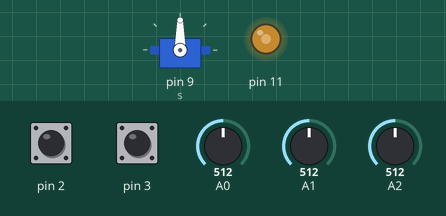
The sketch below on a simulated Arduino Uno, built with avr-gcc and run on an emulated ATmega328P. On the bench: servo, output pins drawn as LEDs (lit = HIGH). The test bench sets the inputs (shaded band); at power-on: A0 = 512, A2 = 512, A1 = 512, pin 3 HIGH, pin 2 HIGH.

Above: at 1.2 s.
1.3 s: A0 set to 716
At 2.7 s:
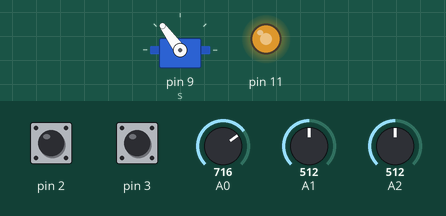
4.3 s: A2 set to 306
7.3 s: A0 set to 122
At 7.9 s:
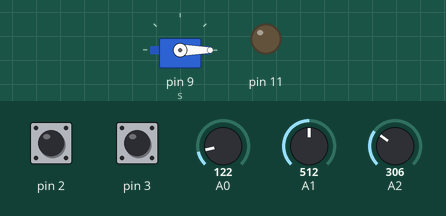
10.3 s: A1 set to 306
13.3 s: pin 3 pulled LOW for 3.2 s
At 14.19 s:
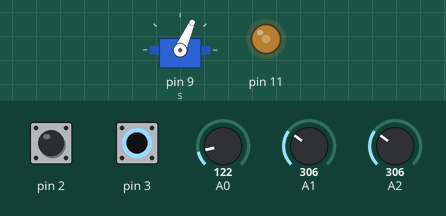
18.0 s: pin 2 pulled LOW for 0.15 s
At 18.4 s:
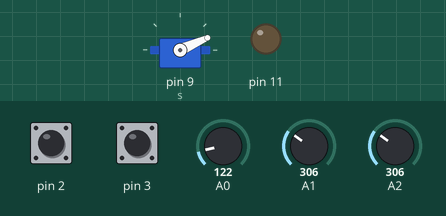
Timing chart, 0 to 20.6 s (numbered marks = the images above; inputs shaded):
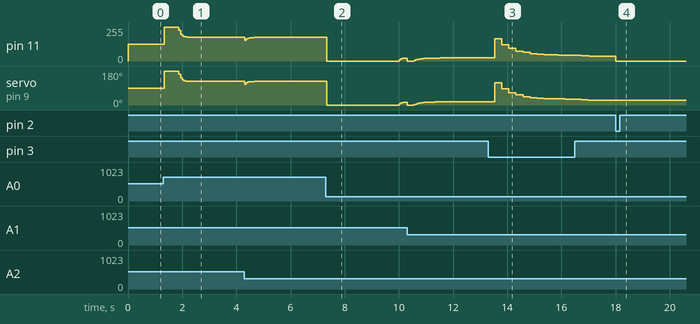

Measured:
- after the input at 18.0 s, servo on pin 9 (s): stays 24° (without the input it goes to 23° after 0.67 s)

The sketch:

PID_emulated_feedback.ino
```cpp
#include <Servo.h>
Servo s;
float sp, err, integ, kp, ki, fake=512, out;
bool isStop = false;

void setup() {
  pinMode(11, OUTPUT);
  pinMode(2, INPUT_PULLUP); // Стоп
  pinMode(3, INPUT_PULLUP); // Сброс
  s.attach(9);
}

void loop() {
  // Проверка кнопок (с задержкой от дребезга)
  if (digitalRead(2) == LOW) { isStop = true; s.detach(); digitalWrite(11, 0); delay(200); }
  if (digitalRead(3) == LOW) { isStop = false; s.attach(9); integ = 0; delay(200); }

  // Если режим Стоп — пропускаем всю логику
  if (isStop) return;

  // Чтение потенциометров
  sp = analogRead(0);          // Уставка
  kp = analogRead(1) * 0.02;   // Агрессия (размах)
  ki = analogRead(2) * 0.0005; // Вялость (время)

  // ПИД-регулятор
  err = sp - fake;
  integ += err;
  out = 512 + (err * kp) + (integ * ki);
  out = constrain(out, 0, 1023);

  // Вывод на устройства
  s.write(map(out, 0, 1023, 0, 180));
  analogWrite(11, map(out, 0, 1023, 0, 255));

  // Эмуляция инерции датчика (чтобы качало)
  fake = fake + (out - fake) * 0.05;

  delay(60); // Задержка для плавности
}
```
